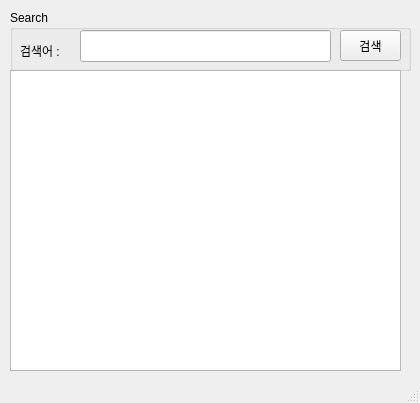
<?xml version="1.0" encoding="UTF-8"?>
<ui version="4.0">
 <class>mainWindow</class>
 <widget class="QMainWindow" name="mainWindow">
  <property name="geometry">
   <rect>
    <x>0</x>
    <y>0</y>
    <width>420</width>
    <height>403</height>
   </rect>
  </property>
  <property name="windowTitle">
   <string>네이버 검색</string>
  </property>
  <widget class="QWidget" name="centralwidget">
   <widget class="QGroupBox" name="groupBox">
    <property name="geometry">
     <rect>
      <x>10</x>
      <y>10</y>
      <width>401</width>
      <height>61</height>
     </rect>
    </property>
    <property name="title">
     <string>Search</string>
    </property>
    <widget class="QLabel" name="label">
     <property name="geometry">
      <rect>
       <x>10</x>
       <y>30</y>
       <width>68</width>
       <height>22</height>
      </rect>
     </property>
     <property name="text">
      <string>검색어 : </string>
     </property>
    </widget>
    <widget class="QLineEdit" name="TxtSearchword">
     <property name="geometry">
      <rect>
       <x>70</x>
       <y>20</y>
       <width>251</width>
       <height>32</height>
      </rect>
     </property>
    </widget>
    <widget class="QPushButton" name="btnSearch">
     <property name="geometry">
      <rect>
       <x>330</x>
       <y>20</y>
       <width>61</width>
       <height>31</height>
      </rect>
     </property>
     <property name="text">
      <string>검색</string>
     </property>
    </widget>
   </widget>
   <widget class="QTableWidget" name="TblResult">
    <property name="geometry">
     <rect>
      <x>10</x>
      <y>70</y>
      <width>391</width>
      <height>301</height>
     </rect>
    </property>
   </widget>
  </widget>
  <widget class="QStatusBar" name="StsResult"/>
 </widget>
 <resources/>
 <connections/>
</ui>
